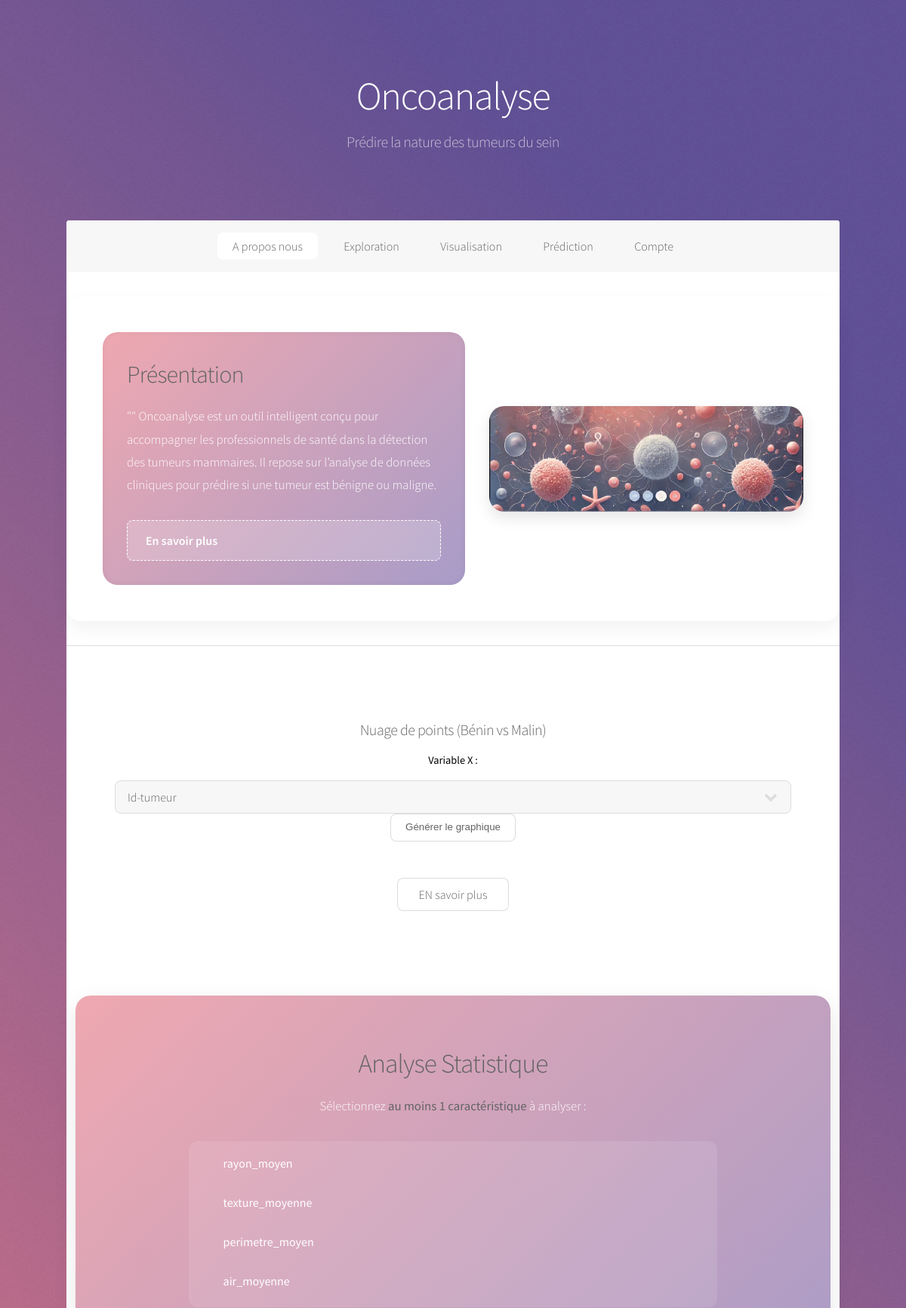
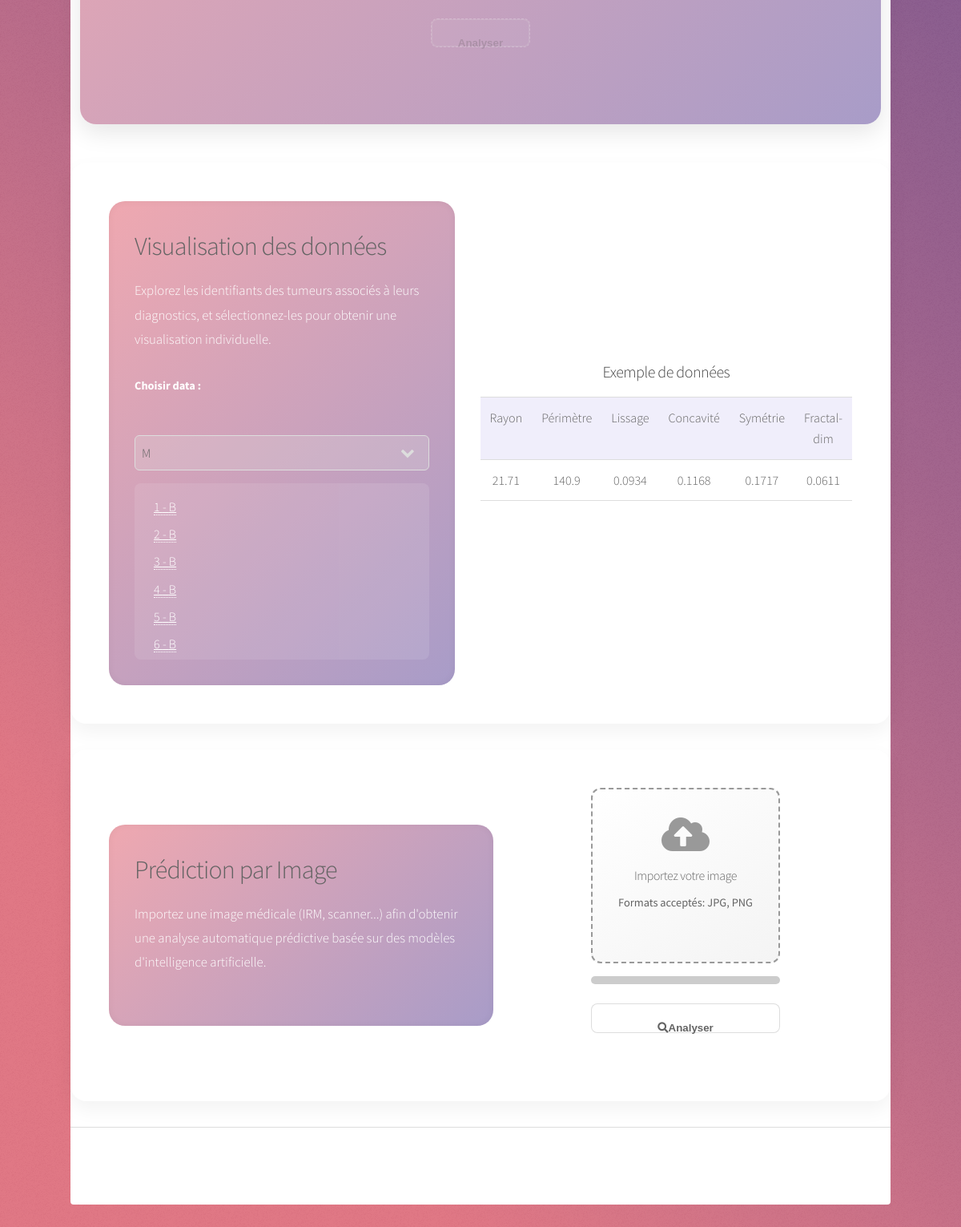
The page / on the database its author committed (2 pictures, top to bottom).
### tables this page shows
CREATE TABLE `tumeur` (
  `Id-tumeur` int(3) NOT NULL,
  `rayon_moyen` float DEFAULT NULL,
  `texture_moyenne` float DEFAULT NULL,
  `perimetre_moyen` float DEFAULT NULL,
  `air_moyenne` float DEFAULT NULL,
  `uniformite_moyenne` float DEFAULT NULL,
  `compact_moyen` float DEFAULT NULL,
  `concavite_moyenne` float DEFAULT NULL,
  `nconcavite_moyenne` float DEFAULT NULL,
  `symetrie_moyenne` float DEFAULT NULL,
  `dim_fractal_moyenne` float DEFAULT NULL,
  `rayon_se` float DEFAULT NULL,
  `texture_se` float DEFAULT NULL,
  `perimetre_se` float DEFAULT NULL,
  `aire_se` float DEFAULT NULL,
  `uniformite_se` float DEFAULT NULL,
  `compact_se` float DEFAULT NULL,
  `concavite_se` float DEFAULT NULL,
  `nconcavite_se` float DEFAULT NULL,
  `symmetrie_se` float DEFAULT NULL,
  `dim_fractal_se` float DEFAULT NULL,
  `rayon_worst` float DEFAULT NULL,
  `texture_worst` float DEFAULT NULL,
  `perimetre_worst` float DEFAULT NULL,
  `aire_worst` float DEFAULT NULL,
  `uniformite_worst` float DEFAULT NULL,
  `compact_worst` float DEFAULT NULL,
  `concavite_worst` float DEFAULT NULL,
  `nconcave_worst` float DEFAULT NULL,
  `symmetrie_worst` float DEFAULT NULL,
  `dim_fractal_worst` float DEFAULT NULL,
  `code_diagnostic` int(1) DEFAULT NULL
);

CREATE TABLE `diagnostic` (
  `code_diagnostic` int(1) NOT NULL,
  `libelle_diagnostic` varchar(1) DEFAULT NULL
);

### index.php (the view, shortened to what this page needs)
<?php
$host = "localhost";
$username = "root";
$password = "";
$dbname = "cancer";
$conn = new mysqli($host, $username, $password, $dbname);
$columns = [];
$resultCols = $conn->query("SHOW COLUMNS FROM tumeur");
while ($row = $resultCols->fetch_assoc()) {
    $columns[] = $row['Field'];
}
$caracteristiques = [];
foreach ($columns as $field) {
    if ($field !== 'Id-tumeur') {
        $caracteristiques[] = $field;
    }
}
$query = $conn->query("SELECT tumeur.`Id-tumeur`, diagnostic.libelle_diagnostic
                       FROM tumeur
                       JOIN diagnostic ON tumeur.code_diagnostic = diagnostic.code_diagnostic");
$diagnostics = [];
if ($query) {
    while ($row = $query->fetch_assoc()) {
        $diagnostics[] = $row;
    }
} else {
    die("Erreur SQL : " . $conn->error);
}
?>
<!DOCTYPE HTML>
<html lang="fr">
<head>
    <link rel="stylesheet" href="assets/css/main.css" />
</head>
<body class="is-preload">
    <div id="wrapper">
        <header id="header" class="alt">
            <h1>Oncoanalyse</h1>
            <p>Prédire la nature des tumeurs du sein</p>
        </header>
        <nav id="nav">
            <ul>
                <li><a href="#apropos" class="active">A propos nous</a></li>
                <li><a href="#exploration">Exploration</a></li>
                <li><a href="#visualisation">Visualisation</a></li>
                <li><a href="#prediction">Prédiction</a></li>
                <li><a href="#compte">Compte</a></li>
            </ul>
        </nav>
        <div id="main">
        <section class="wave-two-cols" id="apropos">
  <div class="left-col">
    <div class="text-content">
      <h2>Présentation</h2>
      <p>""
  Oncoanalyse est un outil intelligent conçu pour accompagner les professionnels de santé dans la détection des tumeurs mammaires. Il repose sur l’analyse de données cliniques pour prédire si une tumeur est bénigne ou maligne.
</p>
      <a href="generic.html" class="btn-learn-more">En savoir plus</a>
    </div>
  </div>
  <div class="right-col">
    <img src="image/img01.png" alt="Illustration Oncoanalyse" />
  </div>
</section>
            <section id="exploration" class="main special">
                <div style="margin-top: 2rem; text-align: center;">
                    <h3>Nuage de points (Bénin vs Malin)</h3>
                    <form method="POST">
                        <label for="varX" style="color: black;">Variable X :</label>
                        <select name="varX">
                            <?php foreach ($columns as $col): ?>
                                <option value="<?= $col ?>"><?= $col ?></option>
                            <?php endforeach; ?>
                        </select>
                        <button type="submit">Générer le graphique</button>
                    </form>
                </div>
                <footer class="major">
                    <ul class="actions special">
                        <li><a href="" class="button">EN savoir plus</a></li>
                    </ul>
                </footer>
            </section>
<section class="wave-analyse-fullwidth" id="analyse">
  <div class="analyse-container">
    <div class="text-content">
      <h2>Analyse Statistique</h2>
      <p>Sélectionnez <strong>au moins 1 caractéristique</strong> à analyser :</p>
      <form method="post" action="analyseRésultat.php">
        <div class="checkbox-container">
          <div class="checkbox-scroll">
            <?php foreach ($caracteristiques as $carac): ?>
              <label class="checkbox-label">
                <?= htmlspecialchars($carac); ?>
              </label>
            <?php endforeach; ?>
          </div>
        </div>
        <div class="button-container" style="margin-top: 1.5rem;">
          <button type="submit" id="submit-button" disabled class="btn-learn-more">Analyser</button>
        </div>
      </form>
    </div>
  </div>
</section>
<section class="wave-two-cols" id="visualisation">
  <div class="left-col">
    <div class="text-content">
      <h2>Visualisation des données</h2>
      <p>Explorez les identifiants des tumeurs associés à leurs diagnostics, et sélectionnez-les pour obtenir une visualisation individuelle.</p>
      <div class="menuData" style="margin: 1rem 0;">
        <label for="data" style="color: #fff; font-weight: bold;">Choisir data :</label><br>
        <select id="data" name="data" style="margin-top: 0.5rem; padding: 0.5rem; border-radius: 6px;">
          <option value="moyenne">M</option>
        </select>
      </div>
      <div class="checkbox-scroll" style="max-height: 220px; overflow-y: auto; background: rgba(255,255,255,0.1); padding: 1rem; border-radius: 8px;">
        <ul style="list-style: none; padding: 0;">
          <?php foreach ($diagnostics as $diagnostic): ?>
            <li style="margin-bottom: 0.5rem;">
              <a href="tumeurVisu.php?Id-tumeur=<?= urlencode($diagnostic['Id-tumeur']); ?>" style="color: #fff; text-decoration: underline;">
                <?= htmlspecialchars($diagnostic['Id-tumeur']) ?> - <?= htmlspecialchars($diagnostic['libelle_diagnostic']) ?>
              </a>
            </li>
          <?php endforeach; ?>
        </ul>
      </div>
    </div>
  </div>
  <div class="right-col">
    <div style="text-align: center;">
      <h3 style="color: #444;">Exemple de données</h3>
      <table style="width: 100%; margin-top: 1rem; border-collapse: collapse;">
        <tr style="background: #f0eefb;">
          <td>Rayon</td>
          <td>Périmètre</td>
          <td>Lissage</td>
          <td>Concavité</td>
          <td>Symétrie</td>
          <td>Fractal-dim</td>
        </tr>
        <tr style="background: #fff;">
          <td>21.71</td>
          <td>140.9</td>
          <td>0.0934</td>
          <td>0.1168</td>
          <td>0.1717</td>
          <td>0.0611</td>
        </tr>
      </table>
    </div>
  </div>
</section>
<section class="wave-two-cols" id="prediction">
  <div class="left-col">
    <div class="text-content">
      <h2>Prédiction par Image</h2>
      <p>
        Importez une image médicale (IRM, scanner...) afin d'obtenir une analyse automatique
        prédictive basée sur des modèles d'intelligence artificielle.
      </p>
    </div>
  </div>
  <div class="right-col">
    <div class="analysis-section">
      <form id="upload-form">
        <label for="file" class="upload-area" id="upload-label">
          <i class="fas fa-cloud-upload-alt"></i>
          <h4>Importez votre image</h4>
          <p>Formats acceptés: JPG, PNG</p>
        </label>
        <div class="progress" id="upload-progress">
        </div>
        <button type="button" class="btn btn-light mt-3" id="analyze-btn" onclick="analyzeImage()">
          <i class="fas fa-search me-2"></i>Analyser
        </button>
      </form>
    </div>
  </div>
</section>
<section class="main" id="prediction">
    </div>
  </div>
        <footer id="footer">
        </footer>
</body>
</html>

### rows shown on the page
tumeur: value "1", diagnostic.libelle_diagnostic "B"
tumeur: value "2", diagnostic.libelle_diagnostic "B"
tumeur: value "3", diagnostic.libelle_diagnostic "B"
tumeur: value "4", diagnostic.libelle_diagnostic "B"
tumeur: value "5", diagnostic.libelle_diagnostic "B"
tumeur: value "6", diagnostic.libelle_diagnostic "B"

### other values the page prints
$carac "rayon_moyen"
$carac "texture_moyenne"
$carac "perimetre_moyen"
$carac "air_moyenne"
form field varX "Id-tumeur"
